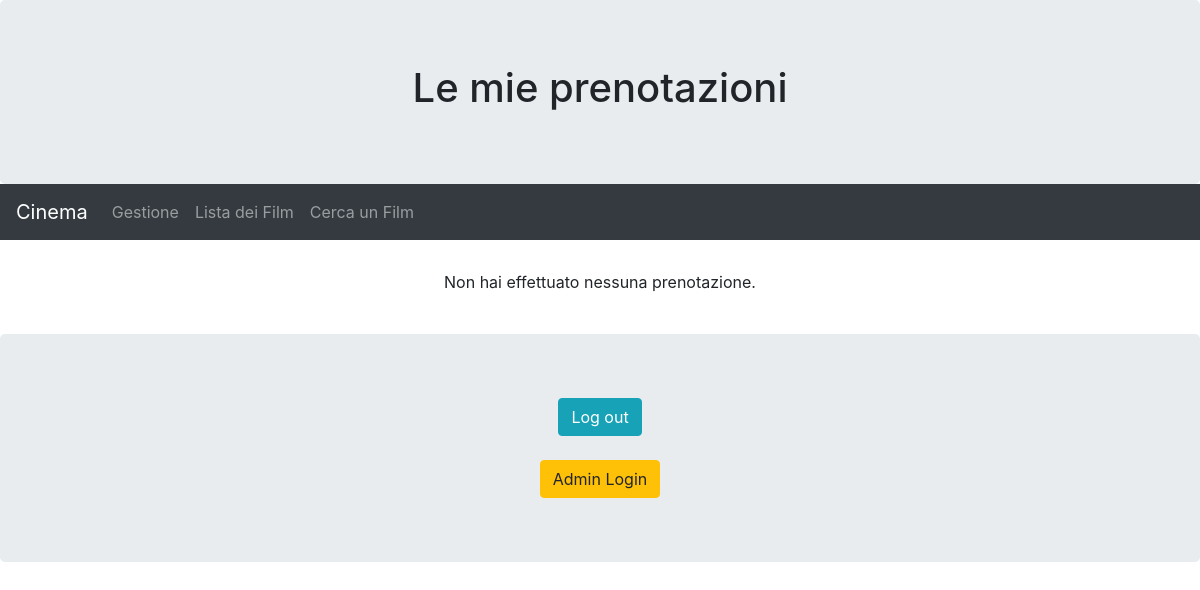
The app's page /gestione/my_situation/ (signed in), older data.
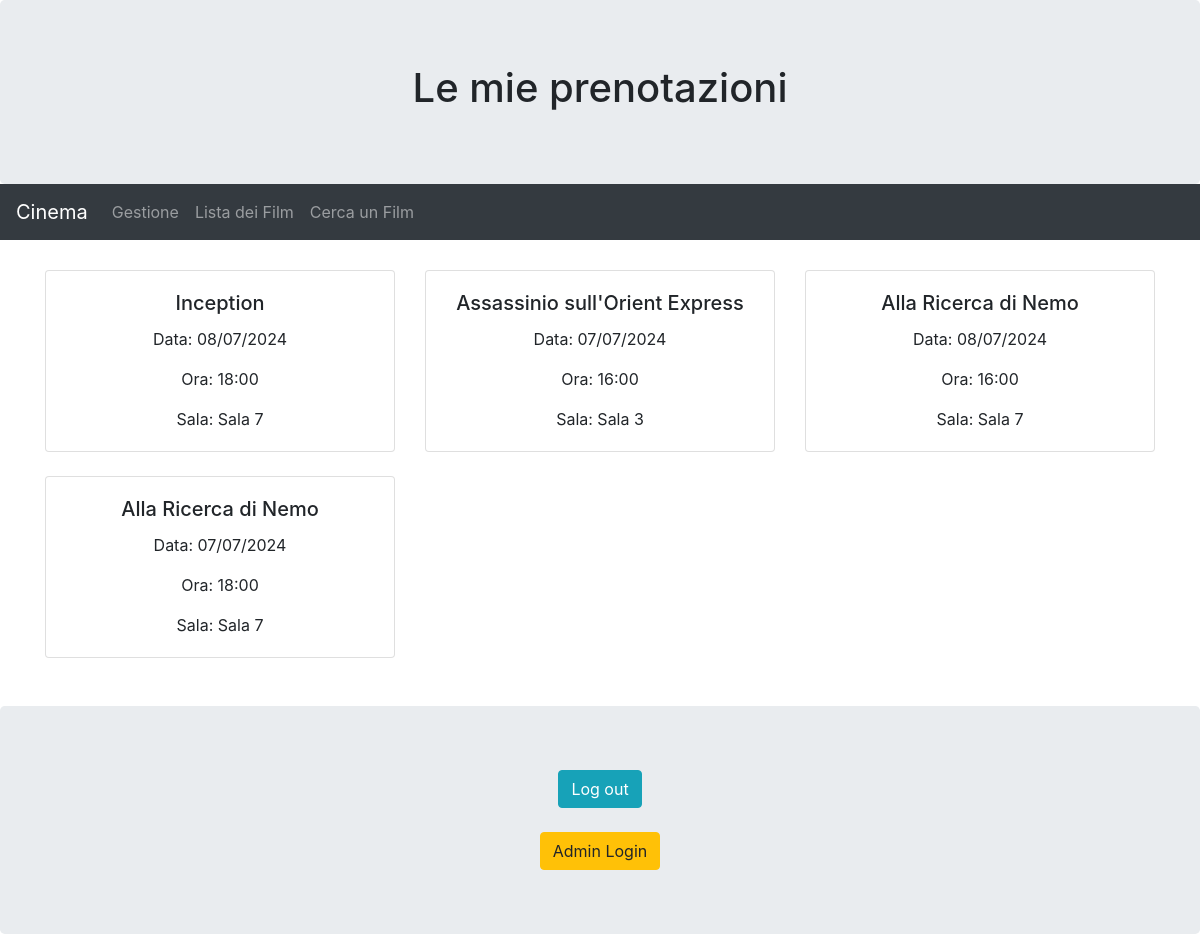
The same page, newer data.
### gestione/models.py (models this page shows, shortened)
class Prenotazione(models.Model):
    utente = models.ForeignKey('gestione.Utente', related_name='prenotazioni', on_delete=models.CASCADE)
    proiezione = models.ForeignKey(Proiezione, related_name='prenotazioni', on_delete=models.CASCADE)
    class Meta:
        verbose_name_plural = "Prenotazioni"

class Proiezione(models.Model):
    data = models.DateField()
    ora_inizio = models.TimeField()
    film = models.ForeignKey(Film, related_name='proiezioni', on_delete=models.CASCADE)
    sala = models.CharField(max_length=50)
    posti_disponibili = models.IntegerField(default=20)
    class Meta:
        verbose_name_plural = "Proiezioni"

class Film(models.Model):
    titolo = models.CharField(max_length=200)
    genere = models.CharField(max_length=200)
    descrizione = models.CharField(max_length=500)
    prezzo = models.DecimalField(max_digits=10, decimal_places=2)
    immagine = models.ImageField(upload_to='film_immagini/')
    in_3D = models.BooleanField(default=False)
    in_inglese = models.BooleanField(default=False)
    class Meta:
        verbose_name_plural = "Film"

### gestione/views.py (the view)
# urls.py: path('my_situation/', my_situation, name='my_situation'),
@login_required
def my_situation(request):
    utente = get_object_or_404(Utente, pk=request.user.pk)
    prenotazioni = utente.get_prenotazioni()
    context = {
        'prenotazioni': prenotazioni
    }
    return render(request, 'gestione/my_situation.html', context)

### gestione/models.py (called while the page is built)
    def get_prenotazioni(self):
        return Prenotazione.objects.filter(utente=self)

### gestione/templates/gestione/my_situation.html (shortened to what this page needs)
{% extends 'basebs.html' %}
{% block header1 %}
  <h1>Le mie prenotazioni</h1>
{% endblock %}
{% block content %}
  {% if prenotazioni %}
    <div class="row">
      {% for prenotazione in prenotazioni %}
        <div class="col-md-4">
          <div class="card mb-4">
            <div class="card-body">
              <h5 class="card-title">{{ prenotazione.proiezione.film.titolo }}</h5>
              <p class="card-text">Data: {{ prenotazione.proiezione.data|date:"d/m/Y" }}</p>
              <p class="card-text">Ora: {{ prenotazione.proiezione.ora_inizio|date:"H:i" }}</p>
              <p class="card-text">Sala: {{ prenotazione.proiezione.sala }}</p>
            </div>
          </div>
        </div>
      {% endfor %}
    </div>
  {% else %}
    <p>Non hai effettuato nessuna prenotazione.</p>
  {% endif %}
{% endblock %}

### templates/basebs.html (shortened to what this page needs)
<!DOCTYPE html>
<html lang="en">
<head>
    {% block head %}
  <link rel="stylesheet" href="https://cdn.jsdelivr.net/npm/bootstrap@4.6.1/dist/css/bootstrap.min.css">
  {% endblock %}
  {% load crispy_forms_tags %}
</head>
<body>
<div class="jumbotron text-center" style="margin-bottom:0">
{% block header1 %}{% endblock %}
</div>
<nav class="navbar navbar-expand-sm bg-dark navbar-dark">
    {% block navbar %}
    <a class="navbar-brand" href="{% url 'home' %}">Cinema</a>
    <div class="collapse navbar-collapse" id="collapsibleNavbar">
      <ul class="navbar-nav">
        <li class="nav-item">
          <a class="nav-link" href="{% url 'gestione:home' %}">Gestione</a>
        </li>
        <li class="nav-item">
          <a class="nav-link" href="{% url 'gestione:listafilm' %}">Lista dei Film</a>
        </li>
        <li class="nav-item">
          <a class="nav-link" href="{% url 'gestione:cercafilm' %}">Cerca un Film</a>
        </li>
      </ul>
    </div>
    {% endblock %}
  </nav>
  <div class="container" style="margin-top:30px">
      <div class="col-sm-22">
        <center>
        {% block content %}{% endblock %}
        <br>
        </center>
      </div>
    </div>
  <div class="jumbotron text-center" style="margin-bottom:0">
    {% block footer %}
      {% if user.is_authenticated %}
      <form id="logout-form" method="post" action="{% url 'logout' %}">
      <button type="submit" class="btn btn-info">Log out</button>
      </form>
      {% else %}
      <a class="btn btn-info" href="{% url 'register' %}" role="button">Registrati</a>
      <a class="btn btn-info" href="{% url 'login' %}" role="button">Login</a>
      {% endif %}
      <a class="btn btn-warning" href="/admin/" role="button">Admin Login</a>
    {%  endblock %}
  </div>
  </body>
  </html>

Row changes from the older to the newer data that the page shows:
added Prenotazione: proiezione.film.titolo "Inception", proiezione.data "08/07/2024", proiezione.ora_inizio "18:00", proiezione.sala "Sala 7"
added Prenotazione: proiezione.film.titolo "Assassinio sull'Orient Express", proiezione.data "07/07/2024", proiezione.ora_inizio "16:00", proiezione.sala "Sala 3"
added Prenotazione: proiezione.film.titolo "Alla Ricerca di Nemo", proiezione.data "08/07/2024", proiezione.ora_inizio "16:00", proiezione.sala "Sala 7"
added Prenotazione: proiezione.film.titolo "Alla Ricerca di Nemo", proiezione.data "07/07/2024", proiezione.ora_inizio "18:00", proiezione.sala "Sala 7"
Text that changed along with them:
text no longer shown: "Non hai effettuato nessuna prenotazione."
